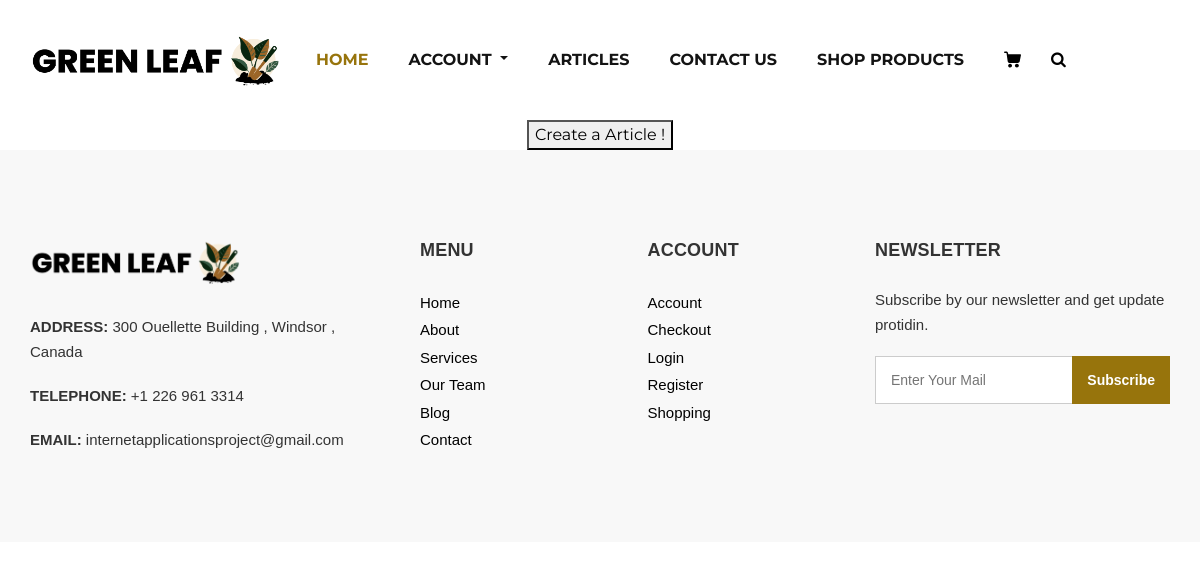
Before: /article-home/ with the older database file.
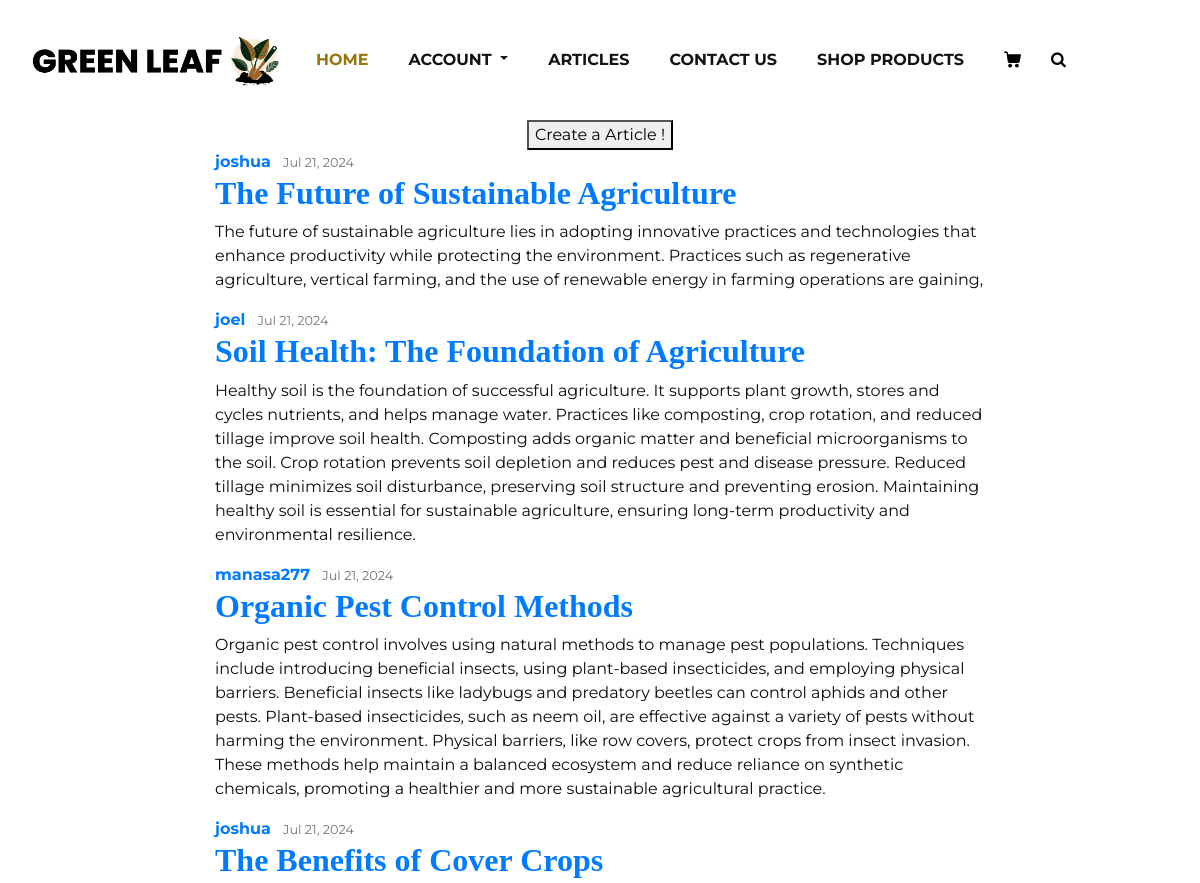
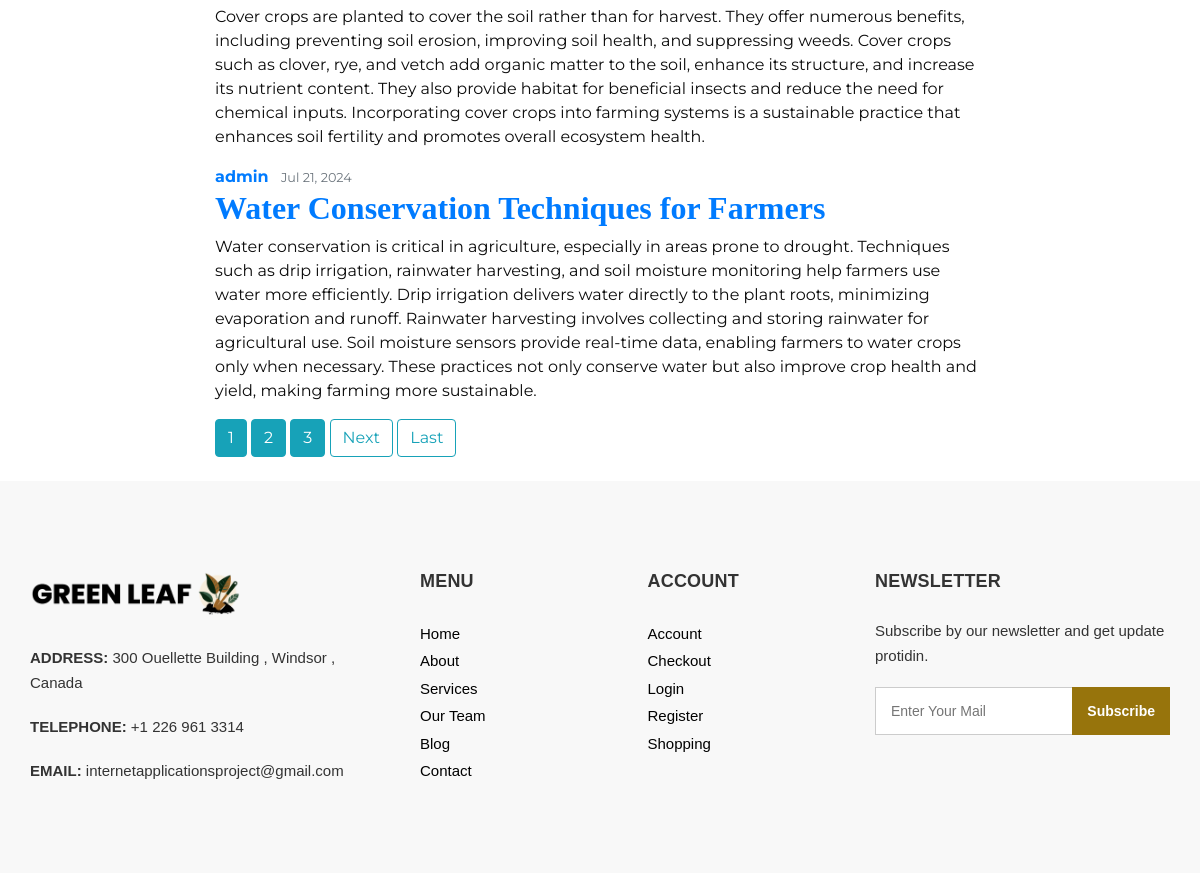
After: the same page with the newer database file (2 pictures, top to bottom).
### GreenWebsite/models.py (models this page shows, shortened)
class Articles(models.Model):
    title = models.CharField(max_length=100)
    content = models.TextField()
    date_posted = models.DateTimeField(default=timezone.now)
    author = models.ForeignKey(User, on_delete=models.CASCADE)

### GreenWebsite/views.py (the view)
# urls.py: path('article-home/', ArticleListView.as_view(), name='article-home'),
class ArticleListView(ListView):
    model = Articles
    template_name = "articles/article-home.html"  # model_List.html is the default but since we built it already, we will proceed to change
    context_object_name = "posts"  # the default will be object
    ordering = ['-date_posted']
    paginate_by = 5

### templates/articles/article-home.html (shortened to what this page needs)
{% extends 'base.html' %}
{% load static %}
{% block body %}
    <div class="container-fluid">
        <div class="row justify-content-center">
            <div class="col-auto">
                <button type="button" class="btn-quarternary " onclick="window.location.href='{% url 'article-create' %}'">Create a Article !</button>
            </div>
        </div>
        <div class="row justify-content-center">
            <div class="col-12 col-md-10 col-lg-8">
                {% for article in posts %}
                    <article class="media content-section">
                      <div class="media-body">
                        <div class="article-metadata">
                          <a class="mr-2 font-weight-bold" href="{% url 'user-articles' article.author.username %}">{{ article.author }}</a>
                          <small class="text-muted">{{ article.date_posted|date:"M d, Y" }}</small>
                        </div>
                        <h2><a class="article-title font-weight-bold" href="{% url 'article-detail' article.id %}">{{ article.title }}</a></h2>
                        <p class="article-content">{{ article.content }}</p>
                      </div>
                    </article>
                {% endfor %}
            {% if is_paginated %}
                {% for num in page_obj.paginator.page_range %}
                    {% if page_obj.number == num %}
                        <a class="btn btn-info mb-4" href="?page={{ num }}">{{ num }}</a>
                    {% elif num > page_obj.number|add:'-3' and num < page_obj.number|add:'3'%}
                        <a class="btn btn-info mb-4" href="?page={{ num }}">{{ num }}</a>
                    {% endif %}
                {% endfor %}
                  {% if page_obj.has_next %}
                    <a class="btn btn-outline-info mb-4" href="?page={{ page_obj.next_page_number }}">Next</a>
                    <a class="btn btn-outline-info mb-4" href="?page={{ page_obj.paginator.num_pages }}">Last</a>
                {% endif %}
            {% endif %}
            </div>
        </div>
    </div>
{% endblock body %}

### templates/base.html (shortened to what this page needs)
<!DOCTYPE html>
{% load static %}
<html lang="en">
   <head>
      <link rel="stylesheet" type="text/css" href="{% static 'css/bootstrap.css' %}" >
        <link rel="stylesheet" href="{% static 'dashboard.css' %}">
      <link href="{% static 'css/font-awesome.min.css' %}" rel="stylesheet" />
      <link href="{% static 'css/style.css' %}?v={{ STATIC_VERSION }}" rel="stylesheet" />
      <link href="{% static 'css/responsive.css' %}" rel="stylesheet" />
   </head>
   <body>
      <div class="hero_area">
         <header class="header_section">
            <div class="container">
               <nav class="navbar navbar-expand-lg custom_nav-container ">
                  <a class="navbar-brand" href="#"><img width="250" src="{% static 'images/logo.png' %}" alt="#" /></a>
                  <div class="collapse navbar-collapse" id="navbarSupportedContent">
                     <ul class="navbar-nav">
                        <li class="nav-item active">
                           <a class="nav-link" href="#">Home <span class="sr-only">(current)</span></a>
                        </li>
                       <li class="nav-item dropdown">
                           <a class="nav-link dropdown-toggle" href="#" data-toggle="dropdown" role="button" aria-haspopup="true" aria-expanded="true"> <span class="nav-label">Account </span></a>
                        </li>
                        <li class="nav-item">
                           <a class="nav-link" href="blog_list.html">ARTICLES</a>
                        </li>
                        <li class="nav-item">
                           <a class="nav-link" href="contact.html">Contact Us</a>
                        </li>
                         <li class="nav-item">
                           <a class="nav-link" href="{% url 'product_gallery' %}">SHOP PRODUCTS</a>
                        </li>
                        <li class="nav-item">
                           <a class="nav-link" href="{% url 'cart' %}">
                           </a>
                        </li>
                        <form class="form-inline">
                           <button class="btn  my-2 my-sm-0 nav_search-btn" type="submit">
                           <i class="fa fa-search" aria-hidden="true"></i>
                           </button>
                        </form>
                     </ul>
                  </div>
               </nav>
            </div>
         </header>
              </div>
    {% block body %}
    {% endblock %}
      <footer>
         <div class="container">
            <div class="row">
               <div class="col-md-4">
                   <div class="full">
                      <div class="logo_footer">
                        <a href="#"><img width="210" src="{% static 'images/logo.png' %}" alt="#" /></a>
                      </div>
                      <div class="information_f">
                        <p><strong>ADDRESS:</strong> 300 Ouellette Building , Windsor , Canada</p>
                        <p><strong>TELEPHONE:</strong> +1 226 961 3314</p>
                        <p><strong>EMAIL:</strong> internetapplicationsproject@gmail.com</p>
                      </div>
                   </div>
               </div>
               <div class="col-md-8">
                  <div class="row">
                  <div class="col-md-7">
                     <div class="row">
                        <div class="col-md-6">
                     <div class="widget_menu">
                        <h3>Menu</h3>
                        <ul>
                           <li><a href="#">Home</a></li>
                           <li><a href="#">About</a></li>
                           <li><a href="#">Services</a></li>
                           <li><a href="#">Our Team</a></li>
                           <li><a href="#">Blog</a></li>
                           <li><a href="#">Contact</a></li>
                        </ul>
                     </div>
                  </div>
                  <div class="col-md-6">
                     <div class="widget_menu">
                        <h3>Account</h3>
                        <ul>
                           <li><a href="#">Account</a></li>
                           <li><a href="#">Checkout</a></li>
                           <li><a href="#">Login</a></li>
                           <li><a href="#">Register</a></li>
                           <li><a href="#">Shopping</a></li>
                        </ul>
                     </div>
                  </div>
                     </div>
                  </div>
                  <div class="col-md-5">
                     <div class="widget_menu">
                        <h3>Newsletter</h3>
                        <div class="information_f">
                          <p>Subscribe by our newsletter and get update protidin.</p>
                        </div>
                        <div class="form_sub">
                           <form>
                              <fieldset>
                                 <div class="field">
                                    <input type="email" placeholder="Enter Your Mail" name="email" />
                                    <input type="submit" value="Subscribe" />
                                 </div>
                              </fieldset>
                           </form>
                        </div>
                     </div>
                  </div>
                  </div>
               </div>
            </div>
         </div>
      </footer>
   </body>
</html>

### static/dashboard.css (style rules this page uses)
body, html { margin: 0; padding: 0; font-family: 'Arial', sans-serif; }
.navbar { display: flex; justify-content: space-between; align-items: center; padding: 10px 20px; height: 90px; }
footer { background-color: #f5f5f5; color: #333; padding: 20px; font-family: Arial, sans-serif; }
.container { display: flex; }

### static/css/style.css (style rules this page uses)
* { box-sizing: border-box; }
body { font-family: 'Montserrat', sans-serif; color: #0c0c0c; background-color: #ffffff; overflow-x: hidden; }
h1, h2 { font-family: 'Playfair Display', serif; }
a, a:hover, a:focus { text-decoration: none; }
.btn, .btn:focus { outline: none !important; -webkit-box-shadow: none; box-shadow: none; }
.hero_area { position: relative; display: -webkit-box; display: -ms-flexbox; display: flex; -webkit-box-orient: vertical; -webkit-box-direction: normal; -ms-flex-direction: column; flex-direction: column; }
.header_section { padding: 15px 0; }
.navbar-brand { font-family: 'Playfair Display', serif; }
.custom_nav-container { padding: 0; }
.custom_nav-container .navbar-nav { margin-left: auto; }
.custom_nav-container .navbar-nav .nav-item .nav-link { padding: 5px 20px; color: #131313; text-align: center; text-transform: uppercase; border-radius: 5px; -webkit-transition: all 0.3s; transition: all 0.3s; font-weight: 700; }
.custom_nav-container .navbar-nav .nav-item .nav-link svg { width: 17px; height: auto; fill: #000000; margin-bottom: 2px; }
.custom_nav-container .navbar-nav .nav-item:hover .nav-link, .custom_nav-container .navbar-nav .nav-item.active .nav-link { color: #97740c; }
.custom_nav-container .nav_search-btn { width: 35px; height: 35px; padding: 0; border: none; color: #000000; }
footer { background: #f8f8f8; padding: 90px 0 70px; }
.logo_footer { margin-bottom: 30px; }
.information_f p { margin-bottom: 1.2rem; line-height: 25px; font-size: 15px; }
.widget_menu h3 { font-size: 18px; font-weight: 700; text-transform: uppercase; letter-spacing: 0.2px; margin-bottom: 25px; }
.widget_menu ul { list-style: none; padding: 0; margin: 0; }
.widget_menu ul li { float: left; width: 100%; }
.widget_menu ul li a { font-size: 15px; color: #000; margin-bottom: 0; float: left; width: 100%; margin-top: 5px; }
.field { display: flex; }
.widget_menu { float: left; width: 100%; }
div.form_sub .field input[type="email"], div.form_sub .field input[type="email"]:hover, div.form_sub .field input[type="email"]:focus { padding: 10px 110px 10px 15px; border-radius: 0; border: solid #ccc 1px; font-size: 14px; position: relative; box-shadow: none; width: 100%; height: 48px; }
.form_sub { position: relative; }
.form_sub input[type="email"] + input[type="submit"] { position: absolute; right: 0; background: #97740c; color: #fff; border: none; top: 0px; font-size: 14px; height: 48px; font-weight: 600; padding: 0 15px; }
form input { background: #fff; border: solid #ccc 1px; padding: 15px 15px; width: 100%; font-size: 14px; margin-bottom: 20px; text-transform: capitalize; line-height: normal; }
form input[type="submit"] { border: none; padding: 15px 45px; width: auto; font-size: 16px; text-transform: capitalize; line-height: normal; margin: 0 auto; display: flex; background: #333; color: #fff; font-weight: 600; transition: ease all 0.1s; }

### static/css/responsive.css (style rules this page uses)
@media (min-width: 1200px) { .container { max-width: 1170px; } }

Changed rows visible on the page:
added Articles: author "joshua", date_posted "Jul 21, 2024", title "The Future of Sustainable Agriculture", content "The future of sustainable agriculture lies in adopting innovative practices and technologies that enhance productivity while protecting the environment. Practices such as regenerative agriculture, vertical farming, and the use of renewable energy in farming operations are gaining,"
added Articles: author "joel", date_posted "Jul 21, 2024", title "Soil Health: The Foundation of Agriculture", content "Healthy soil is the foundation of successful agriculture. It supports plant growth, stores and cycles nutrients, and helps manage water. Practices like composting, crop rotation, and reduced tillage improve soil health. Composting adds organic matter and beneficial microorganisms to the soil. Crop rotation prevents soil depletion and reduces pest and disease pressure. Reduced tillage minimizes soil disturbance, preserving soil structure and preventing erosion. Maintaining healthy soil is essential for sustainable agriculture, ensuring long-term productivity and environmental resilience."
added Articles: author "manasa277", date_posted "Jul 21, 2024", title "Organic Pest Control Methods", content "Organic pest control involves using natural methods to manage pest populations. Techniques include introducing beneficial insects, using plant-based insecticides, and employing physical barriers. Beneficial insects like ladybugs and predatory beetles can control aphids and other pests. Plant-based insecticides, such as neem oil, are effective against a variety of pests without harming the environment. Physical barriers, like row covers, protect crops from insect invasion. These methods help maintain a balanced ecosystem and reduce reliance on synthetic chemicals, promoting a healthier and more sustainable agricultural practice."
added Articles: author "joshua", date_posted "Jul 21, 2024", title "The Benefits of Cover Crops", content "Cover crops are planted to cover the soil rather than for harvest. They offer numerous benefits, including preventing soil erosion, improving soil health, and suppressing weeds. Cover crops such as clover, rye, and vetch add organic matter to the soil, enhance its structure, and increase its nutrient content. They also provide habitat for beneficial insects and reduce the need for chemical inputs. Incorporating cover crops into farming systems is a sustainable practice that enhances soil fertility and promotes overall ecosystem health."
added Articles: author "admin", date_posted "Jul 21, 2024", title "Water Conservation Techniques for Farmers", content "Water conservation is critical in agriculture, especially in areas prone to drought. Techniques such as drip irrigation, rainwater harvesting, and soil moisture monitoring help farmers use water more efficiently. Drip irrigation delivers water directly to the plant roots, minimizing evaporation and runoff. Rainwater harvesting involves collecting and storing rainwater for agricultural use. Soil moisture sensors provide real-time data, enabling farmers to water crops only when necessary. These practices not only conserve water but also improve crop health and yield, making farming more sustainable."
Other visible differences:
new list line: "1"
new list line: "2"
new list line: "3"
text now shown: "Next Last"
